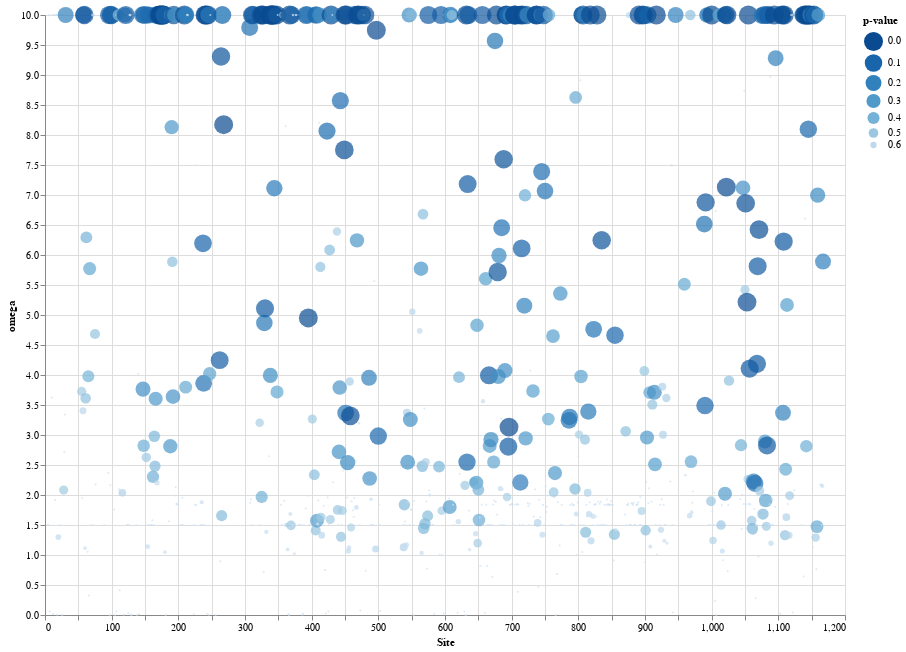

The notebook cell saved with this chart:
### Code cell
source = df


points = alt.Chart(source).mark_circle().encode(
    x='Site',
    y=alt.Y('omega',
        scale=alt.Scale(domain=(0, 10), clamp=True)), 
    color=alt.Color('p-value', scale=alt.Scale(scheme='blues', reverse=True)),
    size=alt.Size('p-value', scale=alt.Scale(reverse=True))
).properties(
    width=800,
    height=600)

line = alt.Chart(source).mark_line(
    color='blue',
    size=1
).transform_window(
    rolling_mean='mean(omega)',
    frame=[-5, 5]
).encode(
    x='Site:Q',
    y='rolling_mean:Q'
).properties(
    width=800,
    height=600).interactive()

points

### Figure 1 — Vega-Lite specification as saved in the notebook (floating-point values rounded to 4 significant figures; data arrays with more than 128 entries replaced by an {"elided": "..."} marker saying what was removed)
{"config": {"view": {"continuousWidth": 400, "continuousHeight": 300}}, "data": {"name": "data-20d7389e2306f3658202c83a4bdd7aad"}, "mark": "circle", "encoding": {"color": {"type": "quantitative", "field": "p-value", "scale": {"reverse": true, "scheme": "blues"}}, "size": {"type": "quantitative", "field": "p-value", "scale": {"reverse": true}}, "x": {"type": "quantitative", "field": "Site"}, "y": {"type": "quantitative", "field": "omega", "scale": {"clamp": true, "domain": [0, 10]}}}, "height": 600, "width": 800, "$schema": "https://vega.github.io/schema/vega-lite/v4.8.1.json", "datasets": {"data-20d7389e2306f3658202c83a4bdd7aad": {"elided": "1167 records"}}}
